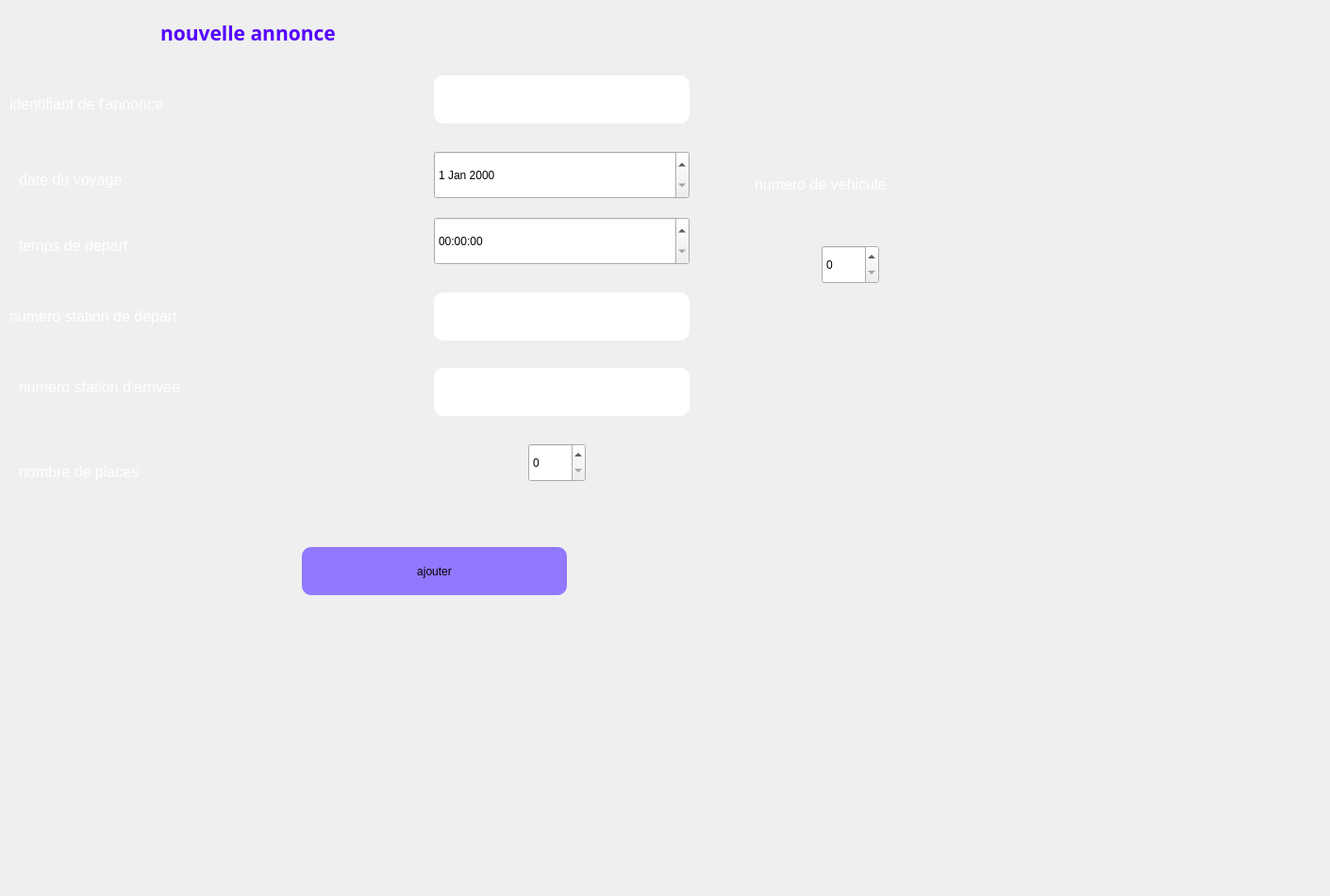
      <widget class="QWidget" name="tab_4">
       <attribute name="title">
        <string>ajouter</string>
       </attribute>
       <widget class="QLabel" name="label_4">
        <property name="geometry">
         <rect>
          <x>30</x>
          <y>0</y>
          <width>471</width>
          <height>321</height>
         </rect>
        </property>
        <property name="text">
         <string/>
        </property>
        <property name="pixmap">
         <pixmap>../../OneDrive/Documents/images/bg.jpg</pixmap>
        </property>
       </widget>
       <widget class="QLabel" name="label_5">
        <property name="geometry">
         <rect>
          <x>170</x>
          <y>10</y>
          <width>431</width>
          <height>51</height>
         </rect>
        </property>
        <property name="sizePolicy">
         <sizepolicy hsizetype="Preferred" vsizetype="Preferred">
          <horstretch>1</horstretch>
          <verstretch>3</verstretch>
         </sizepolicy>
        </property>
        <property name="palette">
         <palette>
          <active>
           <colorrole role="WindowText">
            <brush brushstyle="SolidPattern">
             <color alpha="255">
              <red>85</red>
              <green>0</green>
              <blue>255</blue>
             </color>
            </brush>
           </colorrole>
          </active>
          <inactive>
           <colorrole role="WindowText">
            <brush brushstyle="SolidPattern">
             <color alpha="255">
              <red>85</red>
              <green>0</green>
              <blue>255</blue>
             </color>
            </brush>
           </colorrole>
          </inactive>
          <disabled>
           <colorrole role="WindowText">
            <brush brushstyle="SolidPattern">
             <color alpha="255">
              <red>120</red>
              <green>120</green>
              <blue>120</blue>
             </color>
            </brush>
           </colorrole>
          </disabled>
         </palette>
        </property>
        <property name="font">
         <font>
          <family>Bahnschrift SemiBold</family>
          <pointsize>9</pointsize>
          <weight>75</weight>
          <bold>true</bold>
         </font>
        </property>
        <property name="text">
         <string>&lt;html&gt;&lt;head/&gt;&lt;body&gt;&lt;p&gt;&lt;span style=&quot; font-size:16pt;&quot;&gt;nouvelle annonce&lt;/span&gt;&lt;/p&gt;&lt;/body&gt;&lt;/html&gt;</string>
        </property>
        <property name="textFormat">
         <enum>Qt::RichText</enum>
        </property>
       </widget>
       <widget class="QLabel" name="label_6">
        <property name="geometry">
         <rect>
          <x>10</x>
          <y>90</y>
          <width>431</width>
          <height>41</height>
         </rect>
        </property>
        <property name="palette">
         <palette>
          <active>
           <colorrole role="WindowText">
            <brush brushstyle="SolidPattern">
             <color alpha="255">
              <red>255</red>
              <green>255</green>
              <blue>255</blue>
             </color>
            </brush>
           </colorrole>
          </active>
          <inactive>
           <colorrole role="WindowText">
            <brush brushstyle="SolidPattern">
             <color alpha="255">
              <red>255</red>
              <green>255</green>
              <blue>255</blue>
             </color>
            </brush>
           </colorrole>
          </inactive>
          <disabled>
           <colorrole role="WindowText">
            <brush brushstyle="SolidPattern">
             <color alpha="255">
              <red>120</red>
              <green>120</green>
              <blue>120</blue>
             </color>
            </brush>
           </colorrole>
          </disabled>
         </palette>
        </property>
        <property name="text">
         <string>&lt;html&gt;&lt;head/&gt;&lt;body&gt;&lt;p&gt;&lt;span style=&quot; font-size:12pt;&quot;&gt;identifiant de l'annonce&lt;/span&gt;&lt;/p&gt;&lt;/body&gt;&lt;/html&gt;</string>
        </property>
       </widget>
       <widget class="QLineEdit" name="idan">
        <property name="geometry">
         <rect>
          <x>460</x>
          <y>80</y>
          <width>271</width>
          <height>51</height>
         </rect>
        </property>
        <property name="styleSheet">
         <string notr="true">border-radius: 10px;</string>
        </property>
       </widget>
       <widget class="QLabel" name="label_7">
        <property name="geometry">
         <rect>
          <x>20</x>
          <y>170</y>
          <width>411</width>
          <height>41</height>
         </rect>
        </property>
        <property name="palette">
         <palette>
          <active>
           <colorrole role="WindowText">
            <brush brushstyle="SolidPattern">
             <color alpha="255">
              <red>255</red>
              <green>255</green>
              <blue>255</blue>
             </color>
            </brush>
           </colorrole>
          </active>
          <inactive>
           <colorrole role="WindowText">
            <brush brushstyle="SolidPattern">
             <color alpha="255">
              <red>255</red>
              <green>255</green>
              <blue>255</blue>
             </color>
            </brush>
           </colorrole>
          </inactive>
          <disabled>
           <colorrole role="WindowText">
            <brush brushstyle="SolidPattern">
             <color alpha="255">
              <red>120</red>
              <green>120</green>
              <blue>120</blue>
             </color>
            </brush>
           </colorrole>
          </disabled>
         </palette>
        </property>
        <property name="text">
         <string>&lt;html&gt;&lt;head/&gt;&lt;body&gt;&lt;p&gt;&lt;span style=&quot; font-size:12pt;&quot;&gt;date du voyage&lt;/span&gt;&lt;/p&gt;&lt;/body&gt;&lt;/html&gt;</string>
        </property>
       </widget>
       <widget class="QLabel" name="label_8">
        <property name="geometry">
         <rect>
          <x>20</x>
          <y>240</y>
          <width>421</width>
          <height>41</height>
         </rect>
        </property>
        <property name="palette">
         <palette>
          <active>
           <colorrole role="WindowText">
            <brush brushstyle="SolidPattern">
             <color alpha="255">
              <red>255</red>
              <green>255</green>
              <blue>255</blue>
             </color>
            </brush>
           </colorrole>
          </active>
          <inactive>
           <colorrole role="WindowText">
            <brush brushstyle="SolidPattern">
             <color alpha="255">
              <red>255</red>
              <green>255</green>
              <blue>255</blue>
             </color>
            </brush>
           </colorrole>
          </inactive>
          <disabled>
           <colorrole role="WindowText">
            <brush brushstyle="SolidPattern">
             <color alpha="255">
              <red>120</red>
              <green>120</green>
              <blue>120</blue>
             </color>
            </brush>
           </colorrole>
          </disabled>
         </palette>
        </property>
        <property name="text">
         <string>&lt;html&gt;&lt;head/&gt;&lt;body&gt;&lt;p&gt;&lt;span style=&quot; font-size:12pt;&quot;&gt;temps de depart&lt;/span&gt;&lt;/p&gt;&lt;/body&gt;&lt;/html&gt;</string>
        </property>
       </widget>
       <widget class="QLabel" name="label_9">
        <property name="geometry">
         <rect>
          <x>10</x>
          <y>310</y>
          <width>421</width>
          <height>51</height>
         </rect>
        </property>
        <property name="palette">
         <palette>
          <active>
           <colorrole role="WindowText">
            <brush brushstyle="SolidPattern">
             <color alpha="255">
              <red>255</red>
              <green>255</green>
              <blue>255</blue>
             </color>
            </brush>
           </colorrole>
          </active>
          <inactive>
           <colorrole role="WindowText">
            <brush brushstyle="SolidPattern">
             <color alpha="255">
              <red>255</red>
              <green>255</green>
              <blue>255</blue>
             </color>
            </brush>
           </colorrole>
          </inactive>
          <disabled>
           <colorrole role="WindowText">
            <brush brushstyle="SolidPattern">
             <color alpha="255">
              <red>120</red>
              <green>120</green>
              <blue>120</blue>
             </color>
            </brush>
           </colorrole>
          </disabled>
         </palette>
        </property>
        <property name="text">
         <string>&lt;html&gt;&lt;head/&gt;&lt;body&gt;&lt;p&gt;&lt;span style=&quot; font-size:12pt;&quot;&gt;numero station de depart&lt;/span&gt;&lt;/p&gt;&lt;/body&gt;&lt;/html&gt;</string>
        </property>
       </widget>
       <widget class="QLabel" name="label_10">
        <property name="geometry">
         <rect>
          <x>20</x>
          <y>380</y>
          <width>411</width>
          <height>61</height>
         </rect>
        </property>
        <property name="palette">
         <palette>
          <active>
           <colorrole role="WindowText">
            <brush brushstyle="SolidPattern">
             <color alpha="255">
              <red>255</red>
              <green>255</green>
              <blue>255</blue>
             </color>
            </brush>
           </colorrole>
          </active>
          <inactive>
           <colorrole role="WindowText">
            <brush brushstyle="SolidPattern">
             <color alpha="255">
              <red>255</red>
              <green>255</green>
              <blue>255</blue>
             </color>
            </brush>
           </colorrole>
          </inactive>
          <disabled>
           <colorrole role="WindowText">
            <brush brushstyle="SolidPattern">
             <color alpha="255">
              <red>120</red>
              <green>120</green>
              <blue>120</blue>
             </color>
            </brush>
           </colorrole>
          </disabled>
         </palette>
        </property>
        <property name="text">
         <string>&lt;html&gt;&lt;head/&gt;&lt;body&gt;&lt;p&gt;&lt;span style=&quot; font-size:12pt;&quot;&gt;numero station d'arrivee&lt;/span&gt;&lt;/p&gt;&lt;/body&gt;&lt;/html&gt;</string>
        </property>
       </widget>
       <widget class="QLabel" name="label_11">
        <property name="geometry">
         <rect>
          <x>20</x>
          <y>480</y>
          <width>481</width>
          <height>41</height>
         </rect>
        </property>
        <property name="palette">
         <palette>
          <active>
           <colorrole role="WindowText">
            <brush brushstyle="SolidPattern">
             <color alpha="255">
              <red>255</red>
              <green>255</green>
              <blue>255</blue>
             </color>
            </brush>
           </colorrole>
          </active>
          <inactive>
           <colorrole role="WindowText">
            <brush brushstyle="SolidPattern">
             <color alpha="255">
              <red>255</red>
              <green>255</green>
              <blue>255</blue>
             </color>
            </brush>
           </colorrole>
          </inactive>
          <disabled>
           <colorrole role="WindowText">
            <brush brushstyle="SolidPattern">
             <color alpha="255">
              <red>120</red>
              <green>120</green>
              <blue>120</blue>
             </color>
            </brush>
           </colorrole>
          </disabled>
         </palette>
        </property>
        <property name="text">
         <string>&lt;html&gt;&lt;head/&gt;&lt;body&gt;&lt;p&gt;&lt;span style=&quot; font-size:12pt;&quot;&gt;nombre de places &lt;/span&gt;&lt;/p&gt;&lt;/body&gt;&lt;/html&gt;</string>
        </property>
       </widget>
       <widget class="QDateEdit" name="datean">
        <property name="geometry">
         <rect>
          <x>460</x>
          <y>160</y>
          <width>271</width>
          <height>51</height>
         </rect>
        </property>
       </widget>
       <widget class="QTimeEdit" name="tempsan">
        <property name="geometry">
         <rect>
          <x>460</x>
          <y>230</y>
          <width>271</width>
          <height>51</height>
         </rect>
        </property>
       </widget>
       <widget class="QLineEdit" name="stationdepan">
        <property name="geometry">
         <rect>
          <x>460</x>
          <y>310</y>
          <width>271</width>
          <height>51</height>
         </rect>
        </property>
        <property name="styleSheet">
         <string notr="true">border-radius: 10px;</string>
        </property>
       </widget>
       <widget class="QLineEdit" name="stationaran">
        <property name="geometry">
         <rect>
          <x>460</x>
          <y>390</y>
          <width>271</width>
          <height>51</height>
         </rect>
        </property>
        <property name="styleSheet">
         <string notr="true">border-radius: 10px;</string>
        </property>
       </widget>
       <widget class="QSpinBox" name="nbplace">
        <property name="geometry">
         <rect>
          <x>560</x>
          <y>470</y>
          <width>61</width>
          <height>41</height>
         </rect>
        </property>
        <property name="maximum">
         <number>120</number>
        </property>
       </widget>
       <widget class="QLabel" name="label_12">
        <property name="geometry">
         <rect>
          <x>800</x>
          <y>160</y>
          <width>361</width>
          <height>71</height>
         </rect>
        </property>
        <property name="palette">
         <palette>
          <active>
           <colorrole role="WindowText">
            <brush brushstyle="SolidPattern">
             <color alpha="255">
              <red>255</red>
              <green>255</green>
              <blue>255</blue>
             </color>
            </brush>
           </colorrole>
          </active>
          <inactive>
           <colorrole role="WindowText">
            <brush brushstyle="SolidPattern">
             <color alpha="255">
              <red>255</red>
              <green>255</green>
              <blue>255</blue>
             </color>
            </brush>
           </colorrole>
          </inactive>
          <disabled>
           <colorrole role="WindowText">
            <brush brushstyle="SolidPattern">
             <color alpha="255">
              <red>120</red>
              <green>120</green>
              <blue>120</blue>
             </color>
            </brush>
           </colorrole>
          </disabled>
         </palette>
        </property>
        <property name="text">
         <string>&lt;html&gt;&lt;head/&gt;&lt;body&gt;&lt;p&gt;&lt;span style=&quot; font-size:12pt;&quot;&gt;numero de vehicule&lt;/span&gt;&lt;/p&gt;&lt;/body&gt;&lt;/html&gt;</string>
        </property>
       </widget>
       <widget class="QSpinBox" name="numvehan">
        <property name="geometry">
         <rect>
          <x>871</x>
          <y>260</y>
          <width>61</width>
          <height>41</height>
         </rect>
        </property>
       </widget>
       <widget class="QPushButton" name="ajouterannonce">
        <property name="geometry">
         <rect>
          <x>320</x>
          <y>580</y>
          <width>281</width>
          <height>51</height>
         </rect>
        </property>
        <property name="cursor">
         <cursorShape>PointingHandCursor</cursorShape>
        </property>
        <property name="styleSheet">
         <string notr="true">background-color: rgb(0, 0, 255);
background-color: rgb(145, 120, 255);
border-radius: 10px;
font: bold 10 px;</string>
        </property>
        <property name="text">
         <string>ajouter</string>
        </property>
       </widget>
       <widget class="QLabel" name="label_13">
        <property name="geometry">
         <rect>
          <x>0</x>
          <y>-100</y>
          <width>1401</width>
          <height>941</height>
         </rect>
        </property>
        <property name="text">
         <string/>
        </property>
        <property name="pixmap">
         <pixmap>../images/bg.v1.jpg</pixmap>
        </property>
       </widget>
       <zorder>label_13</zorder>
       <zorder>label_4</zorder>
       <zorder>label_5</zorder>
       <zorder>label_6</zorder>
       <zorder>idan</zorder>
       <zorder>label_7</zorder>
       <zorder>label_8</zorder>
       <zorder>label_9</zorder>
       <zorder>label_10</zorder>
       <zorder>label_11</zorder>
       <zorder>datean</zorder>
       <zorder>tempsan</zorder>
       <zorder>stationdepan</zorder>
       <zorder>stationaran</zorder>
       <zorder>nbplace</zorder>
       <zorder>label_12</zorder>
       <zorder>numvehan</zorder>
       <zorder>ajouterannonce</zorder>
      </widget>
